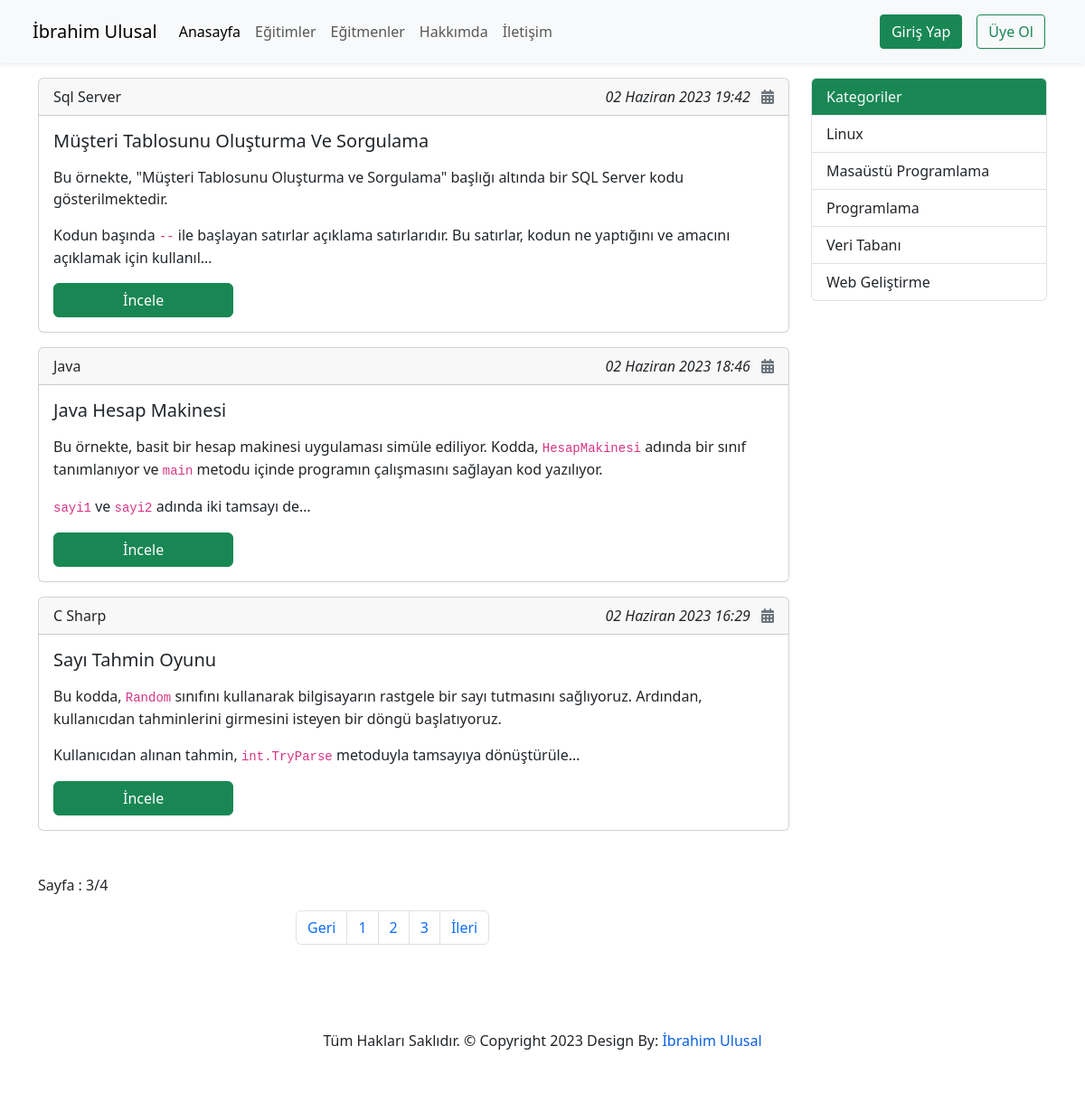
/?page=3, run on the app's committed database.
### courses/Models/CourseData.py (models this page shows, shortened)
class CourseData(models.Model):
    name = models.ForeignKey(CourseName,on_delete=models.CASCADE)
    title = models.CharField(max_length=50)
    description = RichTextUploadingField()
    date = models.DateTimeField(auto_now_add=True)
    slug = models.SlugField(unique=True,editable=False)

### courses/Models/CourseName.py (models this page shows, shortened)
class CourseName(models.Model):
    courseName = models.CharField(max_length=50)
    date = models.DateTimeField(auto_now_add=True)
    slug = models.SlugField(unique=True,editable=False)

### courses/Models/Category.py (models this page shows, shortened)
class Category(models.Model):
    categoryName = models.CharField(max_length=50)
    date = models.DateTimeField(auto_now_add=True)
    slug = models.SlugField(unique=True,editable=False)

### pages/views.py (the view)
# urls.py: path('',views.index,name="home"),
def index(request):
    courseList = CourseData.objects.all().order_by('-id')
    paginator = Paginator(courseList,3)
    page_number = request.GET.get("page")
    page_obj = paginator.get_page(page_number)
    context = {
        'categories':Category.objects.all().order_by('categoryName'),
        'page_obj':page_obj,
        }
    return render(request,'pagesAppFiles/index.html',context=context)

### templates/pagesAppFiles/index.html (shortened to what this page needs)
{% extends 'partials/_base.html'%}
{% block content %}
<div class="container mt-3">
    <div class="row">
      <div class="col-sm-9">
        {% for data in page_obj.object_list %}
          <div class="card mb-3">
            <div class="card-header">
              {{ data.name.courseName|title }}
              <span class="float-end" style="font-style: italic;">{{ data.date }} <i class="fa-solid fa-calendar-days ms-2 text-secondary"></i></span>
            </div>
            <div class="card-body">
              <h5 class="card-title"> <a href="{% url 'course-data-details' data.id  %}" class="text-decoration-none text-dark">{{ data.title|title }} </a></h5>
                  <p class="card-text">
                    {{ data.description|safe|truncatechars:310 }}
                  </p>
                  <a href="{% url 'course-data-details' data.id  %}" class="btn btn-success float-right w-25">İncele</a>
            </div>
          </div>
          {% endfor %}
          <div class="row my-5">
            <p>Sayfa : {{ page_obj.number }}/{{ page_obj.paginator.num_pages }}</p>
            <div class="col-md-4 offset-md-4">
              <nav aria-label="Page navigation example">
                <ul class="pagination">
                  {% if page_obj.has_previous %}
                    <li class="page-item"><a class="page-link" href="?page={{ page_obj.previous_page_number }}">Geri</a></li>
                  {% endif %}
                    {% if page_obj.paginator.num_pages >= 3 %}
                  <li class="page-item"><a href="?page=1" class="page-link">1</a></li>
                  <li class="page-item"><a class="page-link" href="?page=2">2</a></li>
                  <li class="page-item"><a class="page-link" href="?page=3">3</a></li>
                  {% endif %}
                  {% if page_obj.has_next %}
                    <li class="page-item"><a class="page-link" href="?page={{ page_obj.next_page_number }}">İleri</a></li>
                    {% endif %}
                </ul>
              </nav>
            </div>
          </div>
      </div>
      <div class="col-sm-3">
        <div class="list-group">
          <li class="list-group-item list-group-item-action bg-success text-light">
            Kategoriler
          </li>
          {% for category in categories %}
          <a href="{% url 'categories' category.slug %}" class="list-group-item list-group-item-action"> {{ category.categoryName|title }} </a>
          {% endfor %}
        </div>
      </div>
    </div>
</div>
{% endblock %}

### static/css/style.css (style rules this page uses)
* { margin:0; padding:0; }
:root { --main-color : rgb(27,31,36); --text-color : rgb(255,255,255); --primary-color: rgb(7,95,228); --dark-color : rgb(35,43,53); --default-text-color : rgb(0,0,0); --yellow : rgb(245,223,78); }
html { scroll-behavior: smooth; }
body { font-size: 16px; font-family: 'Poppins',sans-serif; font-weight: normal; font-style: normal; color: var(--default-text-color); }

### data on the page
CourseData: name.courseName "Sql Server", date "02 Haziran 2023 19:42", title "Müşteri Tablosunu Oluşturma Ve Sorgulama", description "Bu örnekte, \"Müşteri Tablosunu Oluşturma ve Sorgulama\" başlığı altında bir SQL Server kodu gösterilmektedir. Kodun başında -- ile başlayan satırlar açıklama satırlarıdır. Bu satırlar, kodun ne yaptığını ve amacını açıklamak için kullanıl…"
CourseData: name.courseName "Java", date "02 Haziran 2023 18:46", title "Java Hesap Makinesi", description "Bu örnekte, basit bir hesap makinesi uygulaması simüle ediliyor. Kodda, HesapMakinesi adında bir sınıf tanımlanıyor ve main metodu içinde programın çalışmasını sağlayan kod yazılıyor. sayi1 ve sayi2 adında iki tamsayı de…"
CourseData: name.courseName "C Sharp", date "02 Haziran 2023 16:29", title "Sayı Tahmin Oyunu", description "Bu kodda, Random sınıfını kullanarak bilgisayarın rastgele bir sayı tutmasını sağlıyoruz. Ardından, kullanıcıdan tahminlerini girmesini isteyen bir döngü başlatıyoruz. Kullanıcıdan alınan tahmin, int.TryParse metoduyla tamsayıya dönüştürüle…"
Category: categoryName "Linux"
Category: categoryName "Masaüstü Programlama"
Category: categoryName "Programlama"
Category: categoryName "Veri Tabanı"
Category: categoryName "Web Geliştirme"

### other printed values
{{ page_obj.number }} "3"
{{ page_obj.paginator.num_pages }} "4"
